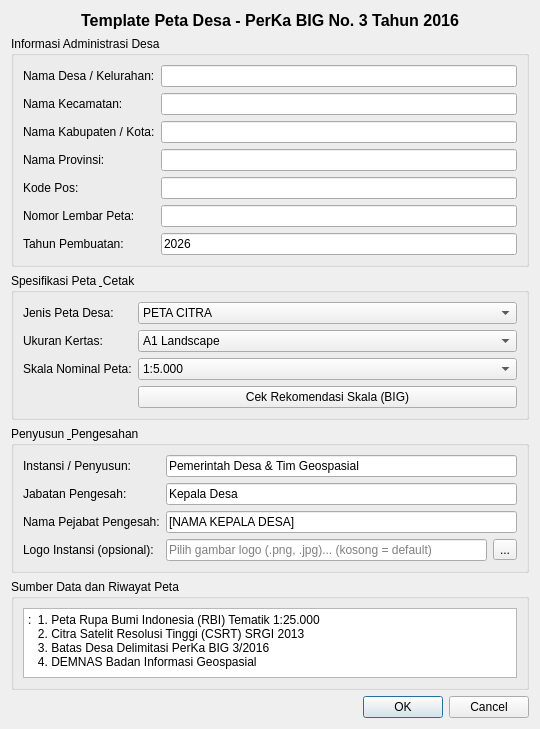
<?xml version="1.0" encoding="UTF-8"?>
<ui version="4.0">
 <class>PetaDesaDialogBase</class>
 <widget class="QDialog" name="PetaDesaDialogBase">
  <property name="geometry">
   <rect>
    <x>0</x>
    <y>0</y>
    <width>540</width>
    <height>620</height>
   </rect>
  </property>
  <property name="windowTitle">
   <string>Template Peta Desa PerKa BIG No. 3/2016</string>
  </property>
  <layout class="QVBoxLayout" name="verticalLayout">
   <item>
    <widget class="QLabel" name="lblTitle">
     <property name="font">
      <font>
       <family>Arial</family>
       <pointsize>12</pointsize>
       <weight>75</weight>
       <bold>true</bold>
      </font>
     </property>
     <property name="text">
      <string>Template Peta Desa - PerKa BIG No. 3 Tahun 2016</string>
     </property>
     <property name="alignment">
      <set>Qt::AlignCenter</set>
     </property>
    </widget>
   </item>
   <item>
    <widget class="QGroupBox" name="grpAdmin">
     <property name="title">
      <string>Informasi Administrasi Desa</string>
     </property>
     <layout class="QFormLayout" name="formLayoutAdmin">
      <item row="0" column="0">
       <widget class="QLabel" name="lblDesa">
        <property name="text">
         <string>Nama Desa / Kelurahan:</string>
        </property>
       </widget>
      </item>
      <item row="0" column="1">
       <widget class="QLineEdit" name="txtDesa">
        <property name="text">
         <string></string>
        </property>
       </widget>
      </item>
      <item row="1" column="0">
       <widget class="QLabel" name="lblKecamatan">
        <property name="text">
         <string>Nama Kecamatan:</string>
        </property>
       </widget>
      </item>
      <item row="1" column="1">
       <widget class="QLineEdit" name="txtKecamatan">
        <property name="text">
         <string></string>
        </property>
       </widget>
      </item>
      <item row="2" column="0">
       <widget class="QLabel" name="lblKabupaten">
        <property name="text">
         <string>Nama Kabupaten / Kota:</string>
        </property>
       </widget>
      </item>
      <item row="2" column="1">
       <widget class="QLineEdit" name="txtKabupaten">
        <property name="text">
         <string></string>
        </property>
       </widget>
      </item>
      <item row="3" column="0">
       <widget class="QLabel" name="lblProvinsi">
        <property name="text">
         <string>Nama Provinsi:</string>
        </property>
       </widget>
      </item>
      <item row="3" column="1">
       <widget class="QLineEdit" name="txtProvinsi">
        <property name="text">
         <string></string>
        </property>
       </widget>
      </item>
      <item row="4" column="0">
       <widget class="QLabel" name="lblKodePos">
        <property name="text">
         <string>Kode Pos:</string>
        </property>
       </widget>
      </item>
      <item row="4" column="1">
       <widget class="QLineEdit" name="txtKodePos">
        <property name="text">
         <string></string>
        </property>
       </widget>
      </item>
      <item row="5" column="0">
       <widget class="QLabel" name="lblNoLembar">
        <property name="text">
         <string>Nomor Lembar Peta:</string>
        </property>
       </widget>
      </item>
      <item row="5" column="1">
       <widget class="QLineEdit" name="txtNoLembar">
        <property name="text">
         <string></string>
        </property>
       </widget>
      </item>
      <item row="6" column="0">
       <widget class="QLabel" name="lblTahun">
        <property name="text">
         <string>Tahun Pembuatan:</string>
        </property>
       </widget>
      </item>
      <item row="6" column="1">
       <widget class="QLineEdit" name="txtTahun">
        <property name="text">
         <string>2026</string>
        </property>
       </widget>
      </item>
     </layout>
    </widget>
   </item>
   <item>
    <widget class="QGroupBox" name="grpKartografi">
     <property name="title">
      <string>Spesifikasi Peta &amp; Cetak</string>
     </property>
     <layout class="QFormLayout" name="formLayoutKartografi">
      <item row="0" column="0">
       <widget class="QLabel" name="lblJenisPeta">
        <property name="text">
         <string>Jenis Peta Desa:</string>
        </property>
       </widget>
      </item>
      <item row="0" column="1">
       <widget class="QComboBox" name="cmbJenisPeta">
        <item>
         <property name="text">
          <string>PETA CITRA</string>
         </property>
        </item>
        <item>
         <property name="text">
          <string>PETA SARANA DAN PRASARANA</string>
         </property>
        </item>
        <item>
         <property name="text">
          <string>PETA PENUTUP LAHAN DAN PENGGUNAAN LAHAN</string>
         </property>
        </item>
       </widget>
      </item>
      <item row="1" column="0">
       <widget class="QLabel" name="lblUkuranKertas">
        <property name="text">
         <string>Ukuran Kertas:</string>
        </property>
       </widget>
      </item>
      <item row="1" column="1">
       <widget class="QComboBox" name="cmbUkuranKertas">
        <item>
         <property name="text">
          <string>A1 Landscape</string>
         </property>
        </item>
        <item>
         <property name="text">
          <string>A0 Landscape</string>
         </property>
        </item>
       </widget>
      </item>
      <item row="2" column="0">
       <widget class="QLabel" name="lblSkala">
        <property name="text">
         <string>Skala Nominal Peta:</string>
        </property>
       </widget>
      </item>
      <item row="2" column="1">
       <widget class="QComboBox" name="cmbSkala">
        <item>
         <property name="text">
          <string>1:5.000</string>
         </property>
        </item>
        <item>
         <property name="text">
          <string>1:2.500</string>
         </property>
        </item>
        <item>
         <property name="text">
          <string>1:10.000</string>
         </property>
        </item>
       </widget>
      </item>
      <item row="3" column="1">
       <widget class="QPushButton" name="btnCekSkala">
        <property name="text">
         <string>Cek Rekomendasi Skala (BIG)</string>
        </property>
       </widget>
      </item>
     </layout>
    </widget>
   </item>
   <item>
    <widget class="QGroupBox" name="grpPengesahan">
     <property name="title">
      <string>Penyusun &amp; Pengesahan</string>
     </property>
     <layout class="QFormLayout" name="formLayoutPengesahan">
      <item row="0" column="0">
       <widget class="QLabel" name="lblPenyusun">
        <property name="text">
         <string>Instansi / Penyusun:</string>
        </property>
       </widget>
      </item>
      <item row="0" column="1">
       <widget class="QLineEdit" name="txtPenyusun">
        <property name="text">
         <string>Pemerintah Desa &amp; Tim Geospasial</string>
        </property>
       </widget>
      </item>
      <item row="1" column="0">
       <widget class="QLabel" name="lblJabatanPengesah">
        <property name="text">
         <string>Jabatan Pengesah:</string>
        </property>
       </widget>
      </item>
      <item row="1" column="1">
       <widget class="QLineEdit" name="txtJabatanPengesah">
        <property name="text">
         <string>Kepala Desa</string>
        </property>
       </widget>
      </item>
      <item row="2" column="0">
       <widget class="QLabel" name="lblNamaPengesah">
        <property name="text">
         <string>Nama Pejabat Pengesah:</string>
        </property>
       </widget>
      </item>
      <item row="2" column="1">
       <widget class="QLineEdit" name="txtNamaPengesah">
        <property name="text">
         <string>[NAMA KEPALA DESA]</string>
        </property>
       </widget>
      </item>
      <item row="3" column="0">
       <widget class="QLabel" name="lblLogoInstansi">
        <property name="text">
         <string>Logo Instansi (opsional):</string>
        </property>
       </widget>
      </item>
      <item row="3" column="1">
       <layout class="QHBoxLayout" name="horizontalLayoutLogo">
        <item>
         <widget class="QLineEdit" name="txtLogoPath">
          <property name="placeholderText">
           <string>Pilih gambar logo (.png, .jpg)... (kosong = default)</string>
          </property>
         </widget>
        </item>
        <item>
         <widget class="QToolButton" name="btnBrowseLogo">
          <property name="text">
           <string>...</string>
          </property>
         </widget>
        </item>
       </layout>
      </item>
     </layout>
    </widget>
   </item>
   <item>
    <widget class="QGroupBox" name="grpSumberData">
     <property name="title">
      <string>Sumber Data dan Riwayat Peta</string>
     </property>
     <layout class="QVBoxLayout" name="verticalLayoutSumber">
      <item>
       <widget class="QPlainTextEdit" name="txtSumberData">
        <property name="maximumSize">
         <size>
          <width>16777215</width>
          <height>85</height>
         </size>
        </property>
        <property name="plainText">
         <string>:  1. Peta Rupa Bumi Indonesia (RBI) Tematik 1:25.000
   2. Citra Satelit Resolusi Tinggi (CSRT) SRGI 2013
   3. Batas Desa Delimitasi PerKa BIG 3/2016
   4. DEMNAS Badan Informasi Geospasial</string>
        </property>
       </widget>
      </item>
     </layout>
    </widget>
   </item>
   <item>
    <widget class="QDialogButtonBox" name="buttonBox">
     <property name="orientation">
      <enum>Qt::Horizontal</enum>
     </property>
     <property name="standardButtons">
      <set>QDialogButtonBox::Cancel|QDialogButtonBox::Ok</set>
     </property>
    </widget>
   </item>
  </layout>
 </widget>
 <resources/>
 <connections>
  <connection>
   <sender>buttonBox</sender>
   <signal>accepted()</signal>
   <receiver>PetaDesaDialogBase</receiver>
   <slot>accept()</slot>
  </connection>
  <connection>
   <sender>buttonBox</sender>
   <signal>rejected()</signal>
   <receiver>PetaDesaDialogBase</receiver>
   <slot>reject()</slot>
  </connection>
 </connections>
</ui>
